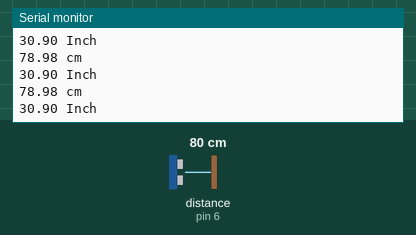
This sketch was run on a simulated Arduino Uno, built with avr-gcc and run on an emulated ATmega328P. On the bench: the last lines printed to the serial monitor. Wiring (inferred from the names in the program): ultrasonic range finder: trigger pin 7; echo pin 6. The inputs (shaded band) are chosen by the test bench; at power-on: distance to the obstacle (sensor on pin 6) 80 cm. The echo pulse lasts 58.3 µs per cm.

Above: at 1.2 s.
1.3 s: distance to the obstacle (sensor on pin 6) set to 2 cm
At 1.72 s:
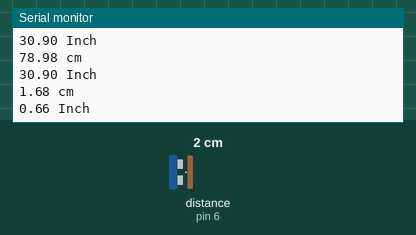
2.8 s: distance to the obstacle (sensor on pin 6) set to 4 cm
At 2.98 s:
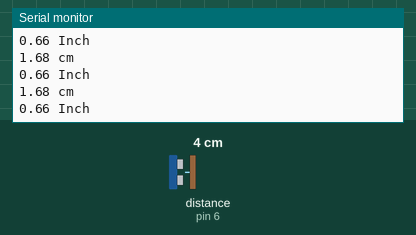
4.3 s: distance to the obstacle (sensor on pin 6) set to 299 cm
At 4.52 s:
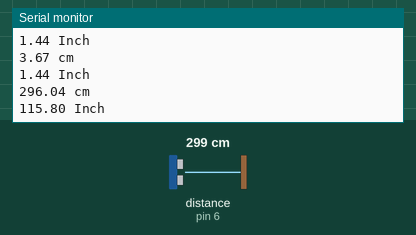
7.3 s: distance to the obstacle (sensor on pin 6) set to 2 cm
At 7.47 s:
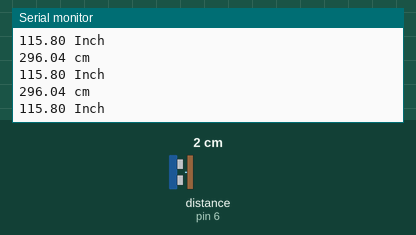
Timing chart, 0 to 10.3 s (numbered marks = the images above; inputs shaded):
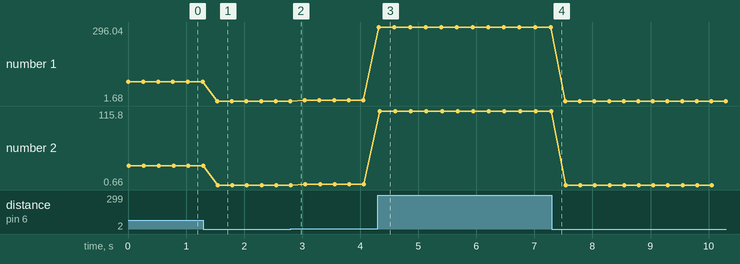

Measured:
- after the input at 1.3 s, the serial monitor: prints a new line after 0.24 s (image 1)
- after the input at 4.3 s, the serial monitor: prints a new line at once (image 3)
- plotted number 1: 78.98 → 1.68 after the input at 1.3 s, 1.68 → 3.67 after the input at 2.8 s, 3.67 → 296.04 after the input at 4.3 s, 296.04 → 1.68 after the input at 7.3 s
- plotted number 2: 30.9 → 0.66 after the input at 1.3 s, 0.66 → 1.44 after the input at 2.8 s, 1.44 → 115.8 after the input at 4.3 s, 115.8 → 0.66 after the input at 7.3 s

The sketch:

Distance_in_Serial_Monitor.ino
```cpp
//Simulation Link: https://www.tinkercad.com/things/1PQTNU09wrW-project-4-ultrasonic-sensor?sharecode=ywV_ZtewxYXlXie5PAvWaW35lI48w2PH7XbGr8N_spM

const int trigPin = 7;
const int echoPin = 6;

long duration;
float distance_cm;
float distance_Inch;

void setup() {
  pinMode(trigPin, OUTPUT);
  pinMode(echoPin, INPUT);
  Serial.begin(9600);
}

void loop() {
  digitalWrite(trigPin, LOW);
  delayMicroseconds(2);
  digitalWrite(trigPin, HIGH);
  delayMicroseconds(10);
  digitalWrite(trigPin, LOW);

  duration = pulseIn(echoPin, HIGH);

  distance_cm = duration*0.034/2;
  Serial.print(distance_cm);
  Serial.println(" cm");

  distance_Inch = duration*0.0133/2;
  Serial.print(distance_Inch);
  Serial.println(" Inch");

  delay(250);
}
```
